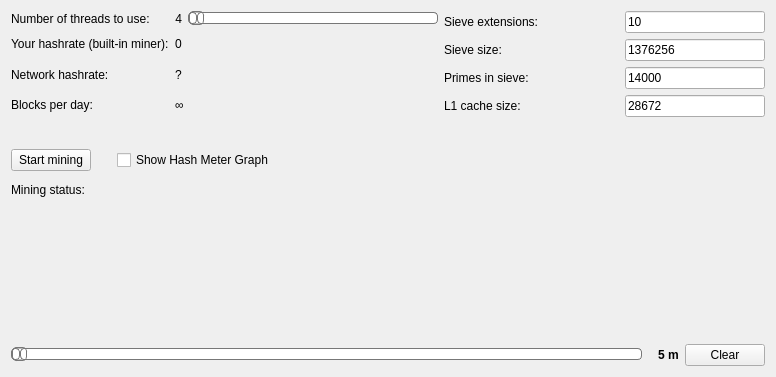
<?xml version="1.0" encoding="UTF-8"?>
<ui version="4.0">
 <class>MiningPage</class>
 <widget class="QWidget" name="MiningPage">
  <property name="geometry">
   <rect>
    <x>0</x>
    <y>0</y>
    <width>776</width>
    <height>377</height>
   </rect>
  </property>
  <property name="windowTitle">
   <string>Mining</string>
  </property>
  <layout class="QVBoxLayout" name="verticalLayout">
   <item>
    <layout class="QHBoxLayout" name="horizontalLayout_1">
     <item>
      <layout class="QGridLayout" name="gridLayout">
       <item row="0" column="1">
        <layout class="QHBoxLayout" name="horizontalLayout_2">
         <item>
          <widget class="QLabel" name="labelNCores">
           <property name="text">
            <string>4</string>
           </property>
           <property name="alignment">
            <set>Qt::AlignRight|Qt::AlignTrailing|Qt::AlignVCenter</set>
           </property>
          </widget>
         </item>
         <item>
          <widget class="QSlider" name="sliderCores">
           <property name="minimumSize">
            <size>
             <width>250</width>
             <height>0</height>
            </size>
           </property>
           <property name="styleSheet">
            <string notr="true">QSlider::groove:horizontal {
border: 1px solid #bbb;
background: white;
height: 10px;
border-radius: 4px;
}

QSlider::sub-page:horizontal {
background: qlineargradient(x1: 0, y1: 0,    x2: 0, y2: 1,
    stop: 0 #66e, stop: 1 #bbf);
background: qlineargradient(x1: 0, y1: 0.2, x2: 1, y2: 1,
    stop: 0 #CFF, stop: 1 #59C6A7);
border: 1px solid #777;
height: 10px;
border-radius: 4px;
}

QSlider::add-page:horizontal {
background: #fff;
border: 1px solid #777;
height: 10px;
border-radius: 4px;
}

QSlider::handle:horizontal {
background: qlineargradient(x1:0, y1:0, x2:1, y2:1,
    stop:0 #eee, stop:1 #4A7172);
border: 1px solid #777;
width: 13px;
margin-top: -2px;
margin-bottom: -2px;
border-radius: 4px;
}

QSlider::handle:horizontal:hover {
background: qlineargradient(x1:0, y1:0, x2:1, y2:1,
    stop:0 #fff, stop:1 #ddd);
border: 1px solid #444;
border-radius: 4px;
}

QSlider::sub-page:horizontal:disabled {
background: #bbb;
border-color: #999;
}

QSlider::add-page:horizontal:disabled {
background: #eee;
border-color: #999;
}

QSlider::handle:horizontal:disabled {
background: #eee;
border: 1px solid #aaa;
border-radius: 4px;
}</string>
           </property>
           <property name="orientation">
            <enum>Qt::Horizontal</enum>
           </property>
          </widget>
         </item>
        </layout>
       </item>
       <item row="3" column="0">
        <widget class="QLabel" name="label_3">
         <property name="text">
          <string>Blocks per day:</string>
         </property>
        </widget>
       </item>
       <item row="1" column="0">
        <widget class="QLabel" name="label_2">
         <property name="text">
          <string>Your hashrate (built-in miner):</string>
         </property>
        </widget>
       </item>
       <item row="2" column="0">
        <widget class="QLabel" name="label_4">
         <property name="text">
          <string>Network hashrate:</string>
         </property>
        </widget>
       </item>
       <item row="0" column="0">
        <widget class="QLabel" name="label">
         <property name="text">
          <string>Number of threads to use:</string>
         </property>
        </widget>
       </item>
       <item row="1" column="1">
        <widget class="QLabel" name="labelMinerHashRate">
         <property name="text">
          <string>0</string>
         </property>
        </widget>
       </item>
       <item row="2" column="1">
        <widget class="QLabel" name="labelNetHashRate">
         <property name="text">
          <string>?</string>
         </property>
        </widget>
       </item>
       <item row="3" column="1">
        <widget class="QLabel" name="labelNextBlock">
         <property name="text">
          <string>∞</string>
         </property>
        </widget>
       </item>
      </layout>
     </item>
     <item>
      <layout class="QGridLayout" name="SieveSettings">
       <item row="0" column="0">
        <widget class="QLabel" name="sieveextensionsLabel">
         <property name="text">
          <string>Sieve extensions:</string>
         </property>
         <property name="textFormat">
          <enum>Qt::PlainText</enum>
         </property>
         <property name="buddy">
          <cstring>sieveextensionsValue</cstring>
         </property>
        </widget>
       </item>
       <item row="0" column="1">
        <widget class="QValidatedLineEdit" name="sieveextensionsValue">
         <property name="minimumSize">
          <size>
           <width>140</width>
           <height>0</height>
          </size>
         </property>
         <property name="maximumSize">
          <size>
           <width>140</width>
           <height>16777215</height>
          </size>
         </property>
         <property name="toolTip">
          <string>Sets the number of times the sieve will be extended (0 to 20).</string>
         </property>
         <property name="text">
          <string>10</string>
         </property>
        </widget>
       </item>
       <item row="1" column="0">
        <widget class="QLabel" name="sievesizelabelText">
         <property name="text">
          <string>Sieve size:</string>
         </property>
         <property name="textFormat">
          <enum>Qt::PlainText</enum>
         </property>
        </widget>
       </item>
       <item row="1" column="1">
        <widget class="QValidatedLineEdit" name="sievesizeValue">
         <property name="minimumSize">
          <size>
           <width>140</width>
           <height>0</height>
          </size>
         </property>
         <property name="maximumSize">
          <size>
           <width>140</width>
           <height>16777215</height>
          </size>
         </property>
         <property name="toolTip">
          <string>Sets how many numbers are sieved at one time (100,000 to 10,000,000).</string>
         </property>
         <property name="text">
          <string>1376256</string>
         </property>
        </widget>
       </item>
       <item row="2" column="0">
        <widget class="QLabel" name="sieveprimeslabelText">
         <property name="text">
          <string>Primes in sieve:</string>
         </property>
        </widget>
       </item>
       <item row="2" column="1">
        <widget class="QValidatedLineEdit" name="sieveprimesValue">
         <property name="minimumSize">
          <size>
           <width>140</width>
           <height>0</height>
          </size>
         </property>
         <property name="maximumSize">
          <size>
           <width>140</width>
           <height>16777215</height>
          </size>
         </property>
         <property name="toolTip">
          <string>Sets the amount of primes that are filtered out by the sieve (1,000 to 78,498).</string>
         </property>
         <property name="text">
          <string>14000</string>
         </property>
        </widget>
       </item>
       <item row="3" column="0">
        <widget class="QLabel" name="l1cachelabelText">
         <property name="text">
          <string>L1 cache size:</string>
         </property>
        </widget>
       </item>
       <item row="3" column="1">
        <widget class="QValidatedLineEdit" name="l1cacheValue">
         <property name="minimumSize">
          <size>
           <width>140</width>
           <height>0</height>
          </size>
         </property>
         <property name="maximumSize">
          <size>
           <width>140</width>
           <height>16777215</height>
          </size>
         </property>
         <property name="toolTip">
          <string>Sets the amount of L1 cache used (12,000 to 128,000).</string>
         </property>
         <property name="text">
          <string>28672</string>
         </property>
        </widget>
       </item>
      </layout>
     </item>
    </layout>
   </item>
   <item>
    <widget class="QLabel" name="labelAddress">
     <property name="text">
      <string/>
     </property>
    </widget>
   </item>
   <item>
    <layout class="QHBoxLayout" name="horizontalLayout_3">
     <item>
      <widget class="QPushButton" name="pushSwitchMining">
       <property name="text">
        <string>Start mining</string>
       </property>
      </widget>
     </item>
     <item>
      <spacer name="verticalSpacer">
       <property name="orientation">
        <enum>Qt::Vertical</enum>
       </property>
       <property name="sizeHint" stdset="0">
        <size>
         <width>20</width>
         <height>100</height>
        </size>
       </property>
      </spacer>
     </item>
     <item>
      <widget class="QCheckBox" name="checkBoxShowGraph">
       <property name="text">
        <string>Show Hash Meter Graph</string>
       </property>
      </widget>
     </item>
     <item>
      <spacer name="horizontalSpacer_2">
       <property name="orientation">
        <enum>Qt::Horizontal</enum>
       </property>
       <property name="sizeHint" stdset="0">
        <size>
         <width>40</width>
         <height>20</height>
        </size>
       </property>
      </spacer>
     </item>
    </layout>
   </item>
   <item>
    <spacer name="verticalSpacer1">
     <property name="orientation">
      <enum>Qt::Vertical</enum>
     </property>
     <property name="sizeHint" stdset="0">
      <size>
       <width>20</width>
       <height>10</height>
      </size>
     </property>
    </spacer>
   </item>
   <item>
    <layout class="QHBoxLayout" name="miningStatisticsLayout">
     <item>
      <widget class="QLabel" name="miningStatisticslabelText">
       <property name="sizePolicy">
        <sizepolicy hsizetype="Minimum" vsizetype="Preferred">
         <horstretch>0</horstretch>
         <verstretch>0</verstretch>
        </sizepolicy>
       </property>
       <property name="text">
        <string>Mining status:</string>
       </property>
      </widget>
     </item>
     <item>
      <widget class="QLabel" name="miningStatistics">
       <property name="sizePolicy">
        <sizepolicy hsizetype="MinimumExpanding" vsizetype="Preferred">
         <horstretch>0</horstretch>
         <verstretch>0</verstretch>
        </sizepolicy>
       </property>
      </widget>
     </item>
    </layout>
   </item>
   <item>
    <layout class="QHBoxLayout" name="horizontalLayout_6">
     <item>
      <widget class="HashRateGraphWidget" name="minerHashRateWidget" native="true">
       <property name="sizePolicy">
        <sizepolicy hsizetype="Expanding" vsizetype="Expanding">
         <horstretch>0</horstretch>
         <verstretch>0</verstretch>
        </sizepolicy>
       </property>
      </widget>
     </item>
     <item>
      <spacer name="verticalSpacer_1">
       <property name="orientation">
        <enum>Qt::Vertical</enum>
       </property>
       <property name="sizeHint" stdset="0">
        <size>
         <width>10</width>
         <height>200</height>
        </size>
       </property>
      </spacer>
     </item>
    </layout>
   </item>
   <item>
    <layout class="QHBoxLayout" name="horizontalLayout_8">
     <item>
      <widget class="QSlider" name="sliderGraphSampleTime">
       <property name="minimumSize">
        <size>
         <width>250</width>
         <height>0</height>
        </size>
       </property>
       <property name="styleSheet">
        <string notr="true">QSlider::groove:horizontal {
                border: 1px solid #bbb;
                background: white;
                height: 10px;
                border-radius: 4px;
                }

                QSlider::sub-page:horizontal {
                background: qlineargradient(x1: 0, y1: 0,    x2: 0, y2: 1,
                    stop: 0 #66e, stop: 1 #bbf);
                background: qlineargradient(x1: 0, y1: 0.2, x2: 1, y2: 1,
                    stop: 0 #bbf, stop: 1 #43726F);
                border: 1px solid #777;
                height: 10px;
                border-radius: 4px;
                }

                QSlider::add-page:horizontal {
                background: #fff;
                border: 1px solid #777;
                height: 10px;
                border-radius: 4px;
                }

                QSlider::handle:horizontal {
                background: qlineargradient(x1:0, y1:0, x2:1, y2:1,
                    stop:0 #eee, stop:1 #43726F);
                border: 1px solid #777;
                width: 13px;
                margin-top: -2px;
                margin-bottom: -2px;
                border-radius: 4px;
                }

                QSlider::handle:horizontal:hover {
                background: qlineargradient(x1:0, y1:0, x2:1, y2:1,
                    stop:0 #fff, stop:1 #ddd);
                border: 1px solid #444;
                border-radius: 4px;
                }

                QSlider::sub-page:horizontal:disabled {
                background: #bbb;
                border-color: #999;
                }

                QSlider::add-page:horizontal:disabled {
                background: #eee;
                border-color: #999;
                }

                QSlider::handle:horizontal:disabled {
                background: #eee;
                border: 1px solid #aaa;
                border-radius: 4px;
          }</string>
       </property>
       <property name="orientation">
        <enum>Qt::Horizontal</enum>
       </property>
      </widget>
     </item>
     <item>
      <layout class="QHBoxLayout" name="horizontalLayout_7">
       <item>
        <spacer name="verticalSpacer_2">
         <property name="orientation">
          <enum>Qt::Vertical</enum>
         </property>
         <property name="sizeHint" stdset="0">
          <size>
           <width>10</width>
           <height>20</height>
          </size>
         </property>
        </spacer>
       </item>
      </layout>
     </item>
     <item>
      <widget class="QLabel" name="labelGraphSampleSize">
       <property name="font">
        <font>
         <weight>75</weight>
         <bold>true</bold>
        </font>
       </property>
       <property name="text">
        <string>5 m</string>
       </property>
      </widget>
     </item>
     <item>
      <widget class="QPushButton" name="pushButtonClearData">
       <property name="text">
        <string>Clear</string>
       </property>
      </widget>
     </item>
    </layout>
   </item>
  </layout>
 </widget>
 <customwidgets>
  <customwidget>
   <class>HashRateGraphWidget</class>
   <extends>QWidget</extends>
   <header>qt/hashrategraphwidget.h</header>
   <container>1</container>
   <slots>
    <slot>clear()</slot>
   </slots>
  </customwidget>
  <customwidget>
   <class>QValidatedLineEdit</class>
   <extends>QLineEdit</extends>
   <header>qt/qvalidatedlineedit.h</header>
  </customwidget>
 </customwidgets>
 <resources/>
 <connections/>
</ui>
